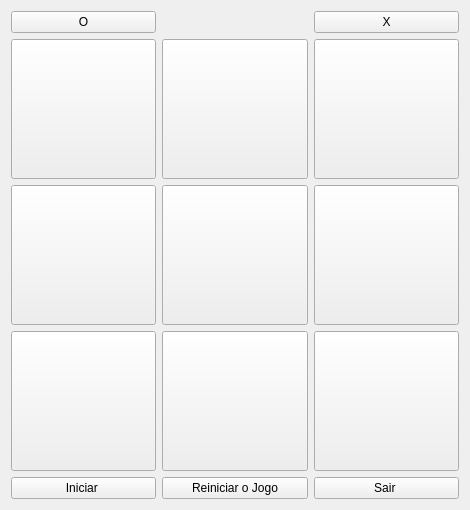
<?xml version="1.0" encoding="UTF-8"?>
<ui version="4.0">
 <class>Widget</class>
 <widget class="QWidget" name="Widget">
  <property name="geometry">
   <rect>
    <x>0</x>
    <y>0</y>
    <width>470</width>
    <height>510</height>
   </rect>
  </property>
  <property name="windowTitle">
   <string>Widget</string>
  </property>
  <layout class="QGridLayout" name="gridLayout_3">
   <item row="2" column="3">
    <widget class="QPushButton" name="pushButton_5">
     <property name="sizePolicy">
      <sizepolicy hsizetype="Minimum" vsizetype="Preferred">
       <horstretch>0</horstretch>
       <verstretch>0</verstretch>
      </sizepolicy>
     </property>
     <property name="text">
      <string/>
     </property>
    </widget>
   </item>
   <item row="3" column="2">
    <widget class="QPushButton" name="pushButton_8">
     <property name="sizePolicy">
      <sizepolicy hsizetype="Minimum" vsizetype="Preferred">
       <horstretch>0</horstretch>
       <verstretch>0</verstretch>
      </sizepolicy>
     </property>
     <property name="text">
      <string/>
     </property>
    </widget>
   </item>
   <item row="4" column="1" colspan="3">
    <layout class="QHBoxLayout" name="horizontalLayout">
     <item>
      <widget class="QPushButton" name="pushButton_10">
       <property name="text">
        <string>Iniciar </string>
       </property>
      </widget>
     </item>
     <item>
      <widget class="QPushButton" name="pushButton_11">
       <property name="text">
        <string>Reiniciar o Jogo</string>
       </property>
      </widget>
     </item>
     <item>
      <widget class="QPushButton" name="pushButton_14">
       <property name="text">
        <string>Sair </string>
       </property>
      </widget>
     </item>
    </layout>
   </item>
   <item row="1" column="3">
    <widget class="QPushButton" name="pushButton_3">
     <property name="sizePolicy">
      <sizepolicy hsizetype="Minimum" vsizetype="Preferred">
       <horstretch>0</horstretch>
       <verstretch>0</verstretch>
      </sizepolicy>
     </property>
     <property name="text">
      <string/>
     </property>
    </widget>
   </item>
   <item row="1" column="1">
    <widget class="QPushButton" name="pushButton">
     <property name="sizePolicy">
      <sizepolicy hsizetype="Minimum" vsizetype="Preferred">
       <horstretch>0</horstretch>
       <verstretch>0</verstretch>
      </sizepolicy>
     </property>
     <property name="text">
      <string/>
     </property>
    </widget>
   </item>
   <item row="3" column="1">
    <widget class="QPushButton" name="pushButton_7">
     <property name="sizePolicy">
      <sizepolicy hsizetype="Minimum" vsizetype="Preferred">
       <horstretch>0</horstretch>
       <verstretch>0</verstretch>
      </sizepolicy>
     </property>
     <property name="text">
      <string/>
     </property>
    </widget>
   </item>
   <item row="2" column="2">
    <widget class="QPushButton" name="pushButton_4">
     <property name="sizePolicy">
      <sizepolicy hsizetype="Minimum" vsizetype="Preferred">
       <horstretch>0</horstretch>
       <verstretch>0</verstretch>
      </sizepolicy>
     </property>
     <property name="text">
      <string/>
     </property>
    </widget>
   </item>
   <item row="2" column="1">
    <widget class="QPushButton" name="pushButton_6">
     <property name="sizePolicy">
      <sizepolicy hsizetype="Minimum" vsizetype="Preferred">
       <horstretch>0</horstretch>
       <verstretch>0</verstretch>
      </sizepolicy>
     </property>
     <property name="text">
      <string/>
     </property>
    </widget>
   </item>
   <item row="1" column="2">
    <widget class="QPushButton" name="pushButton_2">
     <property name="sizePolicy">
      <sizepolicy hsizetype="Minimum" vsizetype="Preferred">
       <horstretch>0</horstretch>
       <verstretch>0</verstretch>
      </sizepolicy>
     </property>
     <property name="text">
      <string/>
     </property>
    </widget>
   </item>
   <item row="3" column="3">
    <widget class="QPushButton" name="pushButton_9">
     <property name="sizePolicy">
      <sizepolicy hsizetype="Minimum" vsizetype="Preferred">
       <horstretch>0</horstretch>
       <verstretch>0</verstretch>
      </sizepolicy>
     </property>
     <property name="text">
      <string/>
     </property>
    </widget>
   </item>
   <item row="0" column="1">
    <widget class="QPushButton" name="pushButton_12">
     <property name="text">
      <string>O</string>
     </property>
    </widget>
   </item>
   <item row="0" column="3">
    <widget class="QPushButton" name="pushButton_13">
     <property name="text">
      <string>X</string>
     </property>
    </widget>
   </item>
  </layout>
 </widget>
 <resources/>
 <connections/>
</ui>
